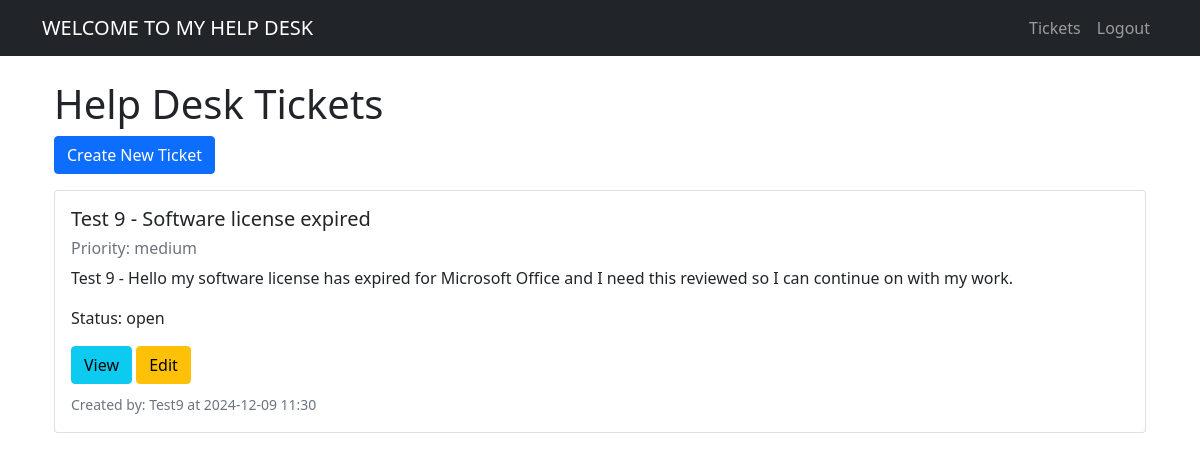
The page /tickets (signed in) on the database its author committed.
### app/models.py (models this page shows, shortened)
class Ticket(db.Model):
    id = db.Column(db.Integer, primary_key=True)
    title = db.Column(db.String(100), nullable=False)
    description = db.Column(db.Text, nullable=False)
    status = db.Column(db.String(20), default='open')
    priority = db.Column(db.String(20), default='medium')
    created_at = db.Column(db.DateTime, default=datetime.now)
    updated_at = db.Column(db.DateTime, default=datetime.now, onupdate=datetime.now)
    author_id = db.Column(db.Integer, db.ForeignKey('user.id'), nullable=False)
    assigned_to = db.Column(db.Integer, db.ForeignKey('user.id'))
    comments = db.relationship('Comment', backref='ticket', lazy='dynamic', cascade='all, delete-orphan')

class User(UserMixin, db.Model):
    id = db.Column(db.Integer, primary_key=True)
    username = db.Column(db.String(64), unique=True, nullable=False)
    email = db.Column(db.String(120), unique=True, nullable=False)
    password_hash = db.Column(db.String(128))
    is_admin = db.Column(db.Boolean, default=False)
    created_at = db.Column(db.DateTime, default=datetime.now)
    tickets_created = db.relationship('Ticket', backref='author', lazy='dynamic', foreign_keys='Ticket.author_id')
    tickets_assigned = db.relationship('Ticket', backref='assigned_user', lazy='dynamic', foreign_keys='Ticket.assigned_to')
    comments = db.relationship('Comment', backref='author', lazy='dynamic')

### app/routes/tickets.py (the view)
@bp.route('/tickets')
@login_required
def list_tickets():
    if current_user.is_admin:
        tickets = Ticket.query.order_by(Ticket.created_at.desc()).all()
    else:
        tickets = Ticket.query.filter_by(author=current_user).order_by(Ticket.created_at.desc()).all()
    return render_template('tickets/list.html', tickets=tickets)

### app/__init__.py (called while the page is built)
def create_app(config_class=Config):
    app = Flask(__name__)
    app.config.from_object(config_class)
    db.init_app(app)
    login_manager.init_app(app)
    from app.routes.main import bp as main_bp
    from app.routes.auth import bp as auth_bp
    from app.routes.tickets import bp as tickets_bp
    app.register_blueprint(main_bp)
    app.register_blueprint(auth_bp)
    app.register_blueprint(tickets_bp)
    @login_manager.user_loader
    def load_user(id):
        from app.models import User
        return User.query.get(int(id))
    return app

### app/templates/tickets/list.html (shortened to what this page needs)
{% extends "base.html" %} {% block title %}Tickets{% endblock %} {% block
content %}
<div class="container">
  <h1>Help Desk Tickets</h1>
  <div class="mb-3">
    <a href="{{ url_for('tickets.create_ticket') }}" class="btn btn-primary"
      >Create New Ticket</a
    >
  </div>
   {% if tickets %} {%
  for ticket in tickets %}
  <div class="card mb-3">
    <div class="card-body">
      <h5 class="card-title">{{ ticket.title }}</h5>
      <h6 class="text-muted">Priority: {{ ticket.priority }}</h6>
      <p class="card-text">{{ ticket.description }}</p>
      <p>Status: {{ ticket.status }}</p>
      <div>
        <a
          href="{{ url_for('tickets.view_ticket', id=ticket.id) }}"
          class="btn btn-info"
          >View</a
        >
        <a
          href="{{ url_for('tickets.update_ticket', id=ticket.id) }}"
          class="btn btn-warning"
          >Edit</a
        >
      </div>
      <div class="mt-2">
        <small class="text-muted"
          >Created by: {{ ticket.author.username }} at {{
          ticket.created_at.strftime('%Y-%m-%d %H:%M') }}</small
        >
      </div>
    </div>
  </div>
  {% endfor %} {% else %}
  <div class="alert alert-info">No tickets found.</div>
  {% endif %}
</div>
{% endblock %}

### rows shown on the page
Ticket: title "Test 9 - Software license expired", priority "medium", description "Test 9 - Hello my software license has expired for Microsoft Office and I need this reviewed so I can continue on with my work.", status "open", author.username "Test9", created_at "2024-12-09 11:30"
